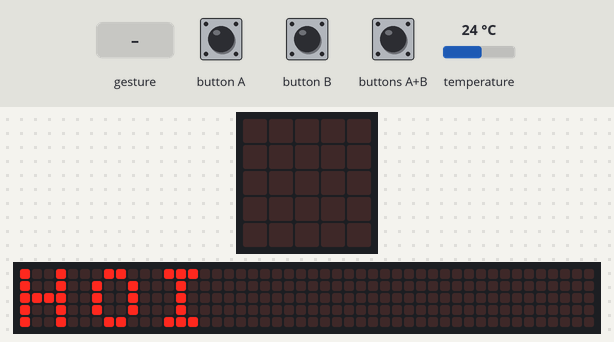
The program below on a simulated BBC micro:bit (MakeCode). Shown: the board's 5×5 LED display, a strip that is not on the board, showing the scrolling text unrolled. Inputs (shaded band) come from the test bench; at power-on: temperature 24 °C. A tilt is held for 1.5 s and a shake lasts 1 s, then the board lies face up again; the 48×5 strip is a reading aid, not a part: it shows the text the display is scrolling, unrolled, one strip-width of it at a time.

Above: at 3.1 s.
At 6.8 s:
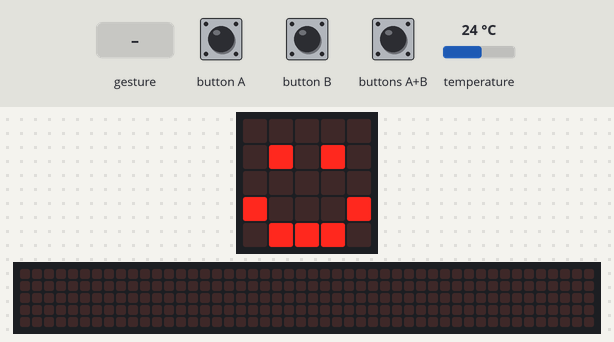
6.9 s: buttons A+B pressed for 0.15 s
At 7.51 s:
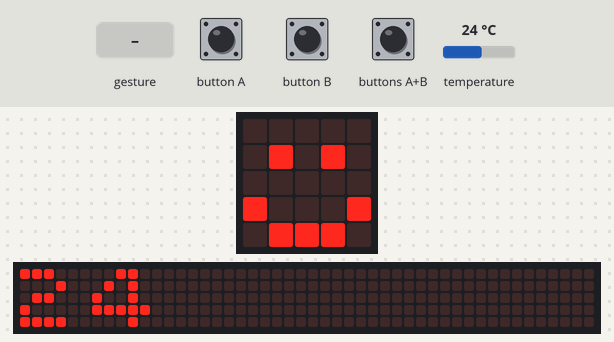
7.6 s: gesture '8g'
10.6 s: buttons A+B pressed for 0.15 s
At 10.81 s:
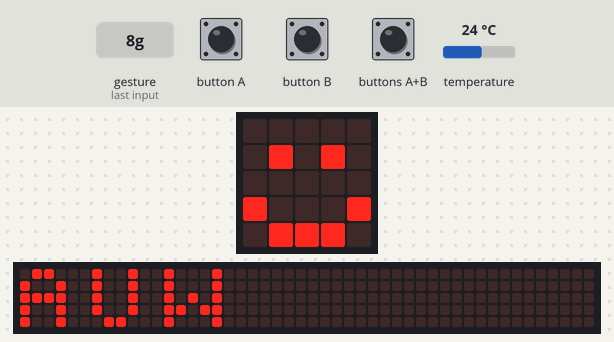
11.3 s: buttons A+B pressed for 1 s
12.9 s: temperature set to 12 °C
15.8 s: gesture '8g'
At 17.86 s:
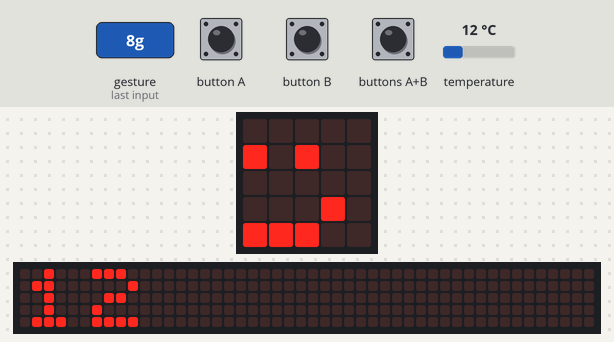

Measured:
- after the input at 6.9 s, the display: changes after 0.54 s (image 2)
- what the display in image 0 shows lasts 0.6 s, from 3.0 s to 3.6 s

The program:

main.ts
```typescript
input.onGesture(Gesture.EightG, function () {
    basic.showString("AUW")
})
input.onButtonPressed(Button.AB, function () {
    basic.showNumber(input.temperature())
})
basic.showString("HOI")
basic.showLeds(`
    # # # # #
    # # # # #
    # # # # #
    # # # # #
    # # # # #
    `)
basic.showLeds(`
    . . . . .
    # # # # #
    # # # # #
    # # # # #
    # # # # #
    `)
basic.showLeds(`
    . . . . .
    . . . . .
    # # # # #
    # # # # #
    # # # # #
    `)
basic.showLeds(`
    . . . . .
    . . . . .
    . . . . .
    # # # # #
    # # # # #
    `)
basic.showLeds(`
    . . . . .
    . . . . .
    . . . . .
    . . . . .
    # # # # #
    `)
basic.forever(function () {
    basic.showIcon(IconNames.Happy)
})
```

test.ts
```typescript
// tests gaan hier; deze zal niet worden gecompileerd wanneer dit pakket wordt gebruikt als extensie.
```
